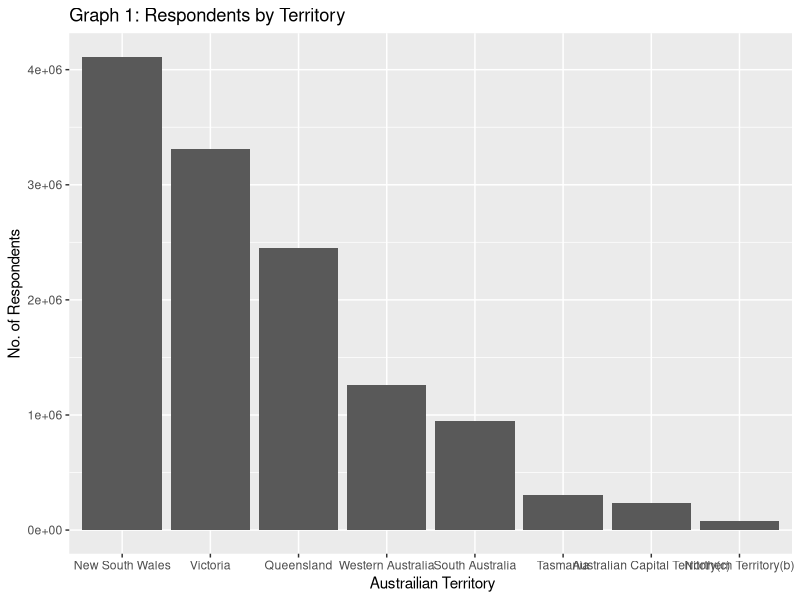
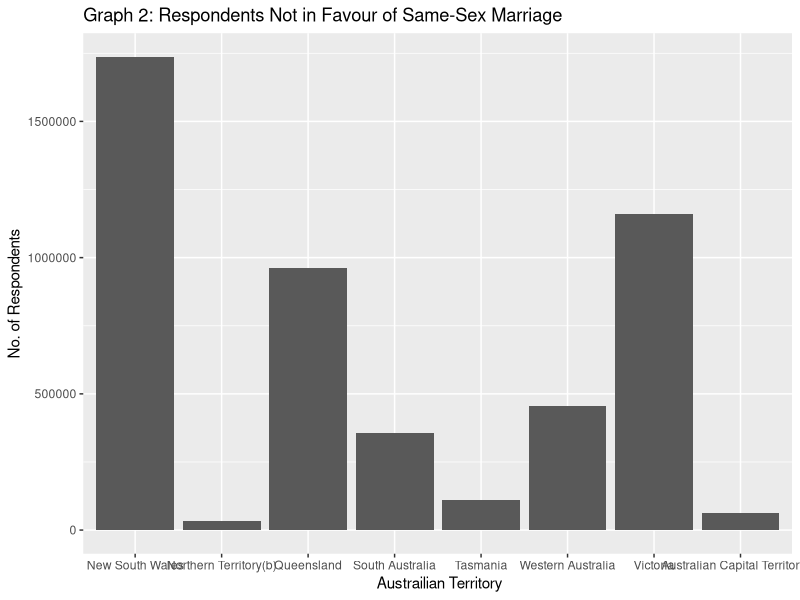
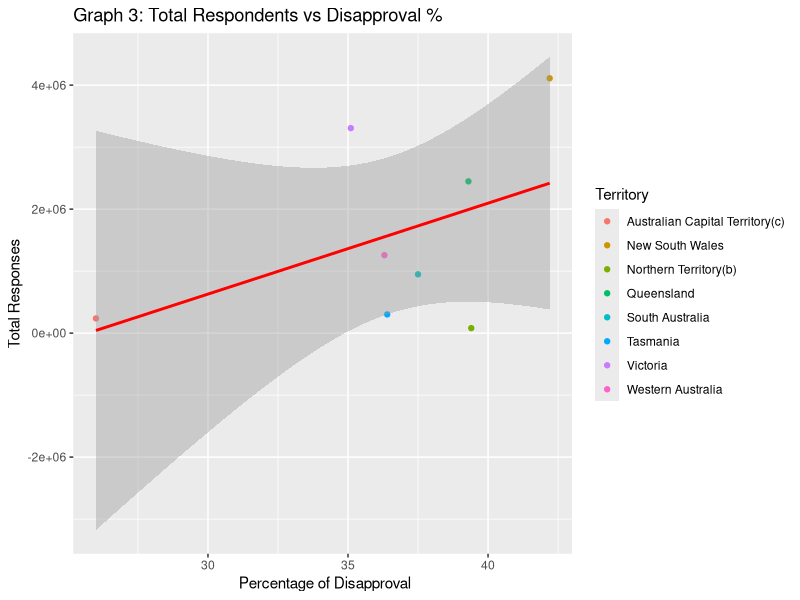

These charts were generated, in order, by the following R code:
## ---- chunk 1
#| label: setup
#| warning: false
#| message: false

library(tidyverse)
library(ggplot2)

knitr::opts_chunk$set(echo = TRUE, warning=FALSE, message=FALSE)
## ---- chunk 2
aus_data<- read_csv("_data/australian_marriage_tidy.csv")
aus_data
## ---- chunk 3

summary(aus_data)
## ---- chunk 4
#Pivoting the responses to be independed variables.
aus_data <- aus_data%>%
  pivot_wider(names_from = resp, values_from = c(percent,count)) %>% 
  mutate(`Total responses`= (`count_yes` + `count_no`))
aus_data
## ---- chunk 5
#Respondents to postal survey by province
ggplot(aus_data, aes(x =reorder(territory, -`Total responses`), y = `Total responses`)) +
geom_bar(stat = "identity") +
labs(x= " Austrailian Territory", y= "No. of Respondents" )+
ggtitle("Graph 1: Respondents by Territory")
  
## ---- chunk 6

ggplot(aus_data, aes(x =reorder(territory, -`percent_no`), y =`count_no`)) +
geom_bar(stat = "identity") +
labs(x= " Austrailian Territory", y= "No. of Respondents" )+
ggtitle("Graph 2: Respondents Not in Favour of Same-Sex Marriage")
## ---- chunk 7

ggplot(aus_data, aes(x =`percent_no`, y= `Total responses`, colour=territory )) +
geom_point() +
geom_smooth(color= 'red',method='lm', formula= y~x)+
labs(x= " Percentage of Disapproval", y= "Total Responses", color= "Territory" )+
ggtitle("Graph 3: Total Respondents vs Disapproval %")
  
